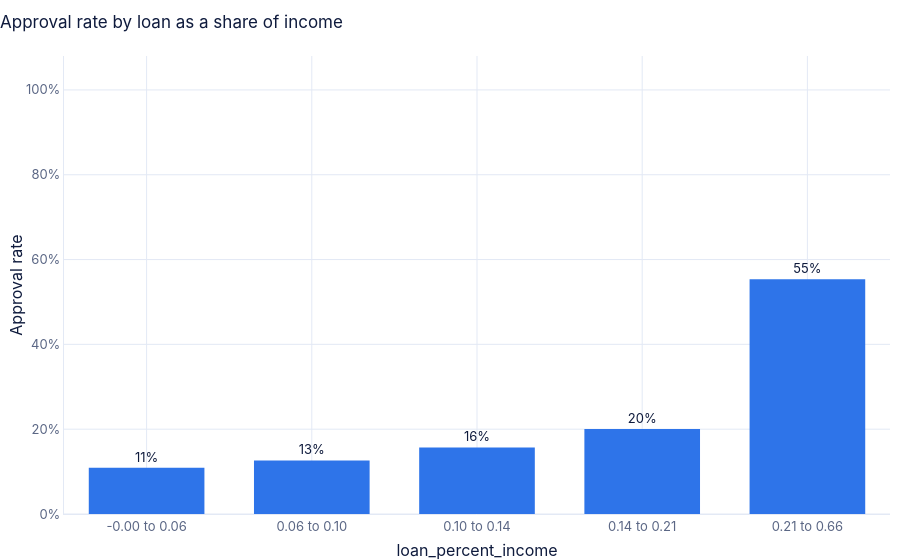

This figure's notebook cell:
### Code cell
charts.approval_by_quantile_band(
    bench, "loan_percent_income", q=5, title="Approval rate by loan as a share of income"
)

### Figure 1 — Plotly figure (JSON) as saved in the notebook; plotly's stock layout.template omitted (floating-point values rounded to 4 significant figures)
{"data": [{"alignmentgroup": "True", "customdata": [[9137, 997], [9724, 1227], [8244, 1295], [9680, 1938], [8208, 4543]], "hovertemplate": "loan_percent_income=%{x}<br>approval_rate=%{y}<br>text=%{text}<br>applications=%{customdata[0]}<br>approved=%{customdata[1]}<extra></extra>", "legendgroup": "", "marker": {"color": "#2E74E9", "pattern": {"shape": ""}}, "name": "", "offsetgroup": "", "orientation": "v", "showlegend": false, "text": ["11%", "13%", "16%", "20%", "55%"], "textposition": "outside", "type": "bar", "x": ["-0.00 to 0.06", "0.06 to 0.10", "0.10 to 0.14", "0.14 to 0.21", "0.21 to 0.66"], "xaxis": "x", "y": [0.1091, 0.1262, 0.1571, 0.2002, 0.5535], "yaxis": "y"}], "layout": {"barmode": "relative", "font": {"color": "#0F1B3D", "family": "-apple-system, BlinkMacSystemFont, \"Segoe UI\", Roboto, \"Helvetica Neue\", Arial, \"Noto Sans\", sans-serif"}, "legend": {"tracegroupgap": 0}, "paper_bgcolor": "rgb(255, 255, 255)", "plot_bgcolor": "rgb(255, 255, 255)", "title": {"text": "Approval rate by loan as a share of income"}, "xaxis": {"anchor": "y", "domain": [0.0, 1.0], "gridcolor": "#E3E9F5", "linecolor": "#E3E9F5", "title": {"text": "loan_percent_income"}, "type": "category", "zerolinecolor": "#E3E9F5"}, "yaxis": {"anchor": "x", "domain": [0.0, 1.0], "gridcolor": "#E3E9F5", "linecolor": "#E3E9F5", "range": [0, 1.08], "tickformat": ".0%", "title": {"text": "Approval rate"}, "zerolinecolor": "#E3E9F5"}}}
